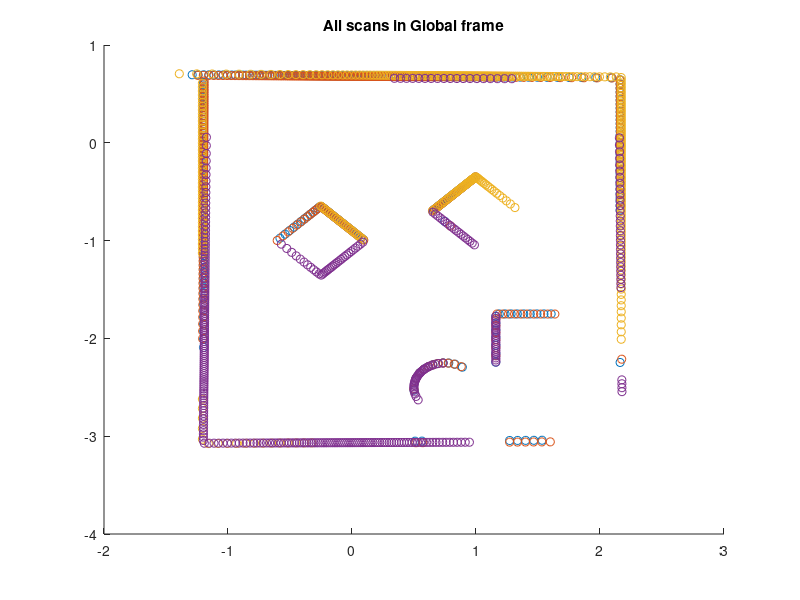
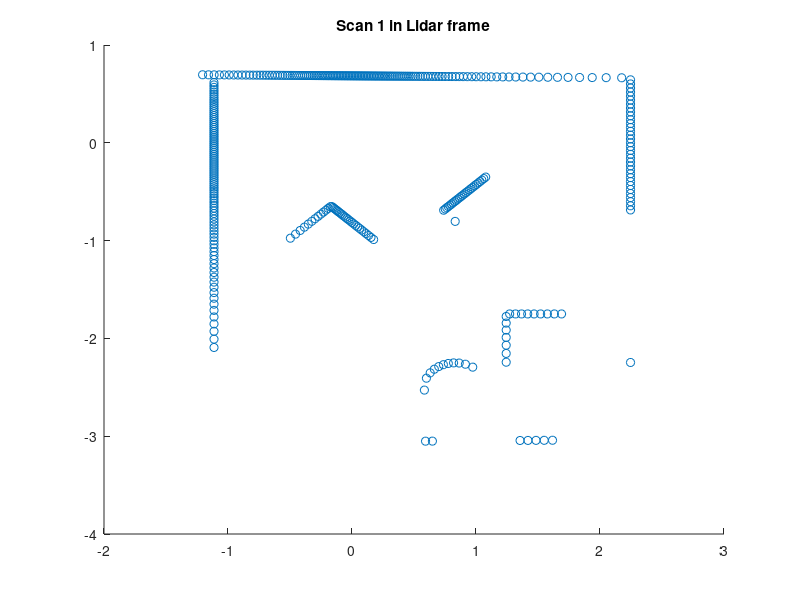
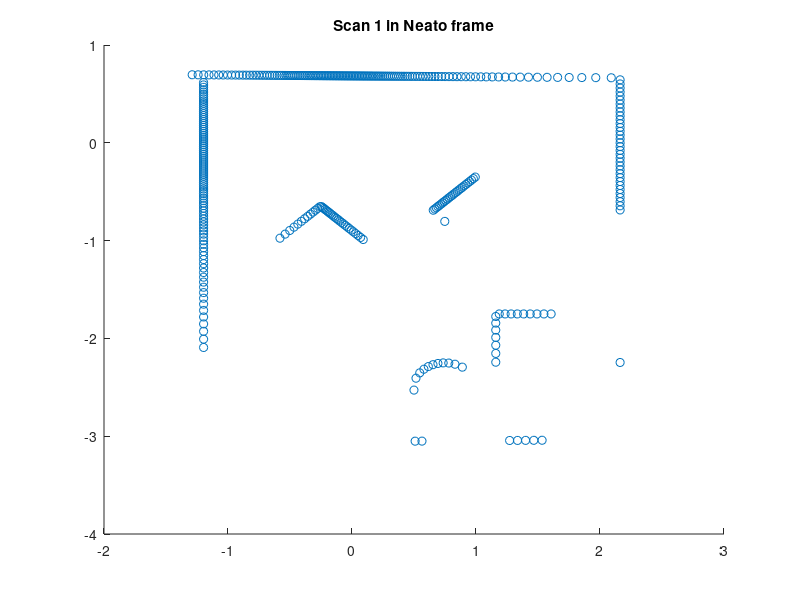
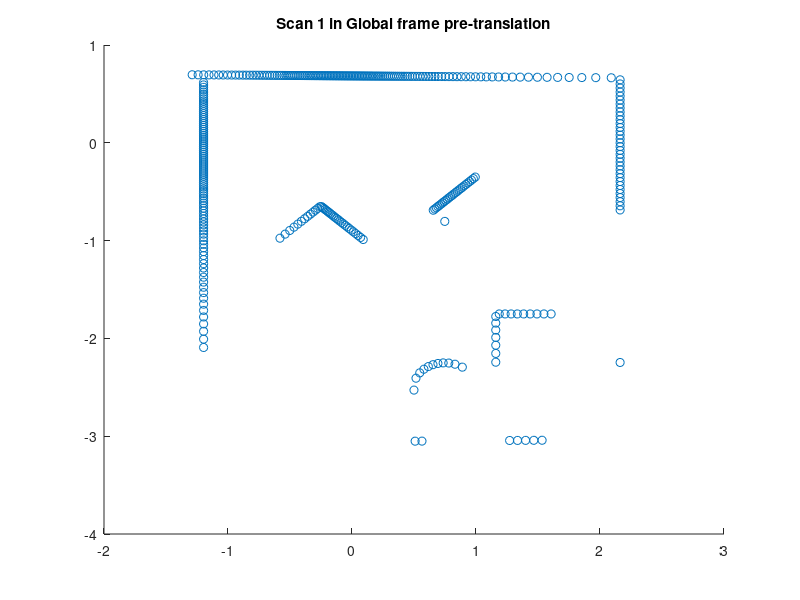

The MATLAB source for these figures, in order:
function makeMap()    
    load('mydata.mat','r_all','theta_all');

    % The origin of the Neato frame in the Global frame.
    % Each row corresponds to the origin for a particular scan
    origins = [0 0; 0 0; 1 0; 0 -2];

    % the orientation of the Neato relative to the Global frame in radians.
    % A positive angle here means the Neato's ihat_N axis was rotated
    % counterclockwise from the ihat_G axis.
    orientations = [0 pi/6 0 pi/3];

    % the origin of the Lidar frame in the Neato frame (ihat_N, jhat_N).
    origin_of_lidar_frame = [-0.084 0];

    allScansFig = figure;

    % for each scan
    for i = 1 : size(origins,1)
        cartesianPointsInLFrame = [cos(theta_all(:,i)).*r_all(:,i)...
                                   sin(theta_all(:,i)).*r_all(:,i)]';
        figure;
        scatter(cartesianPointsInLFrame(1,:), cartesianPointsInLFrame(2,:));
        title(['Scan ', num2str(i), ' in Lidar frame']);

        % add a row of all ones so we can use translation matrices
        cartesianPointsInLFrame(end+1,:) = 1;
        cartesianPointsInNFrame = [1 0 origin_of_lidar_frame(1);...
                                   0 1 origin_of_lidar_frame(2);...
                                   0 0 1]*cartesianPointsInLFrame;
        figure;
        scatter(cartesianPointsInNFrame(1,:), cartesianPointsInNFrame(2,:));
        title(['Scan ', num2str(i), ' in Neato frame']);

        % undo the rotation of the Neato so the points are with respected to
        % the global coordinate axes with the origin located at the Neato's
        % position
        rotatedPoints = [cos(orientations(i)) -sin(orientations(i)) 0;...
                         sin(orientations(i)) cos(orientations(i)) 0;...
                         0 0 1]*cartesianPointsInNFrame;
        figure;
        scatter(rotatedPoints(1,:), rotatedPoints(2,:));
        title(['Scan ', num2str(i), ' in Global frame pre-translation']);

        % translate the points to be relative to the Global origin
        cartesianPointsInGFrame = [1 0 origins(i,1);...
                                   0 1 origins(i,2);...
                                   0 0 1]*rotatedPoints;

        % plot using the all scans figure
        figure(allScansFig);
        scatter(cartesianPointsInGFrame(1,:), cartesianPointsInGFrame(2,:));
        hold on;
        title('All scans in Global frame');                              
    end
    % display the figure that contains all of the scans
    figure(allScansFig);
end